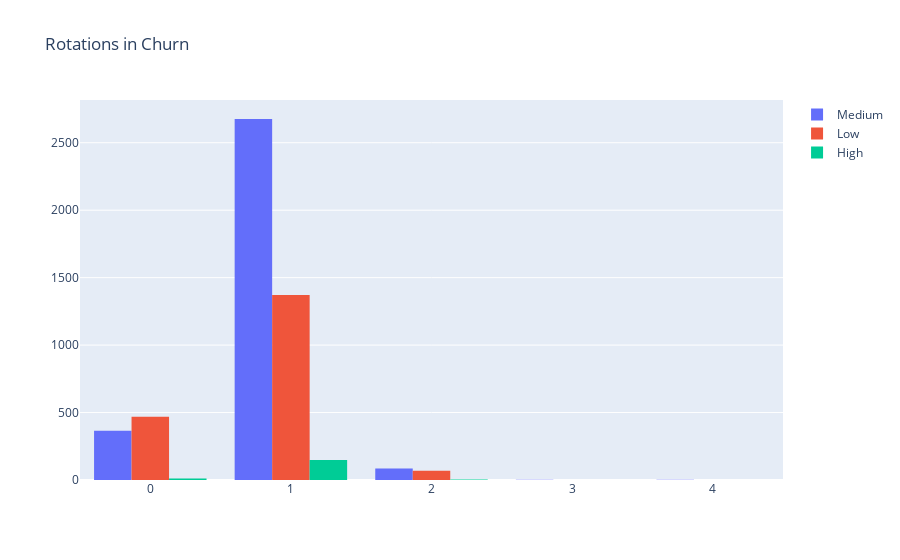

Here is the notebook cell this chart was saved with:
### Code cell
fig = go.Figure(data=[
    go.Histogram(x=data[data.Churn_risk == "medium"].Rotations, name="Medium"),
    go.Histogram(x=data[data.Churn_risk == "low"].Rotations, name="Low"),
    go.Histogram(x=data[data.Churn_risk == "high"].Rotations, name="High")
])

fig.update_layout(title_text="Rotations in Churn")
fig.show()

### Figure 1 — Plotly figure (JSON) as saved in the notebook; plotly's stock layout.template omitted (floating-point values rounded to 4 significant figures; data arrays with more than 128 entries replaced by an {"elided": "..."} marker saying what was removed)
{"data": [{"name": "Medium", "type": "histogram", "x": {"elided": "3129 int values"}}, {"name": "Low", "type": "histogram", "x": {"elided": "1909 int values"}}, {"name": "High", "type": "histogram", "x": {"elided": "162 int values"}}], "layout": {"title": {"text": "Rotations in Churn"}}}
